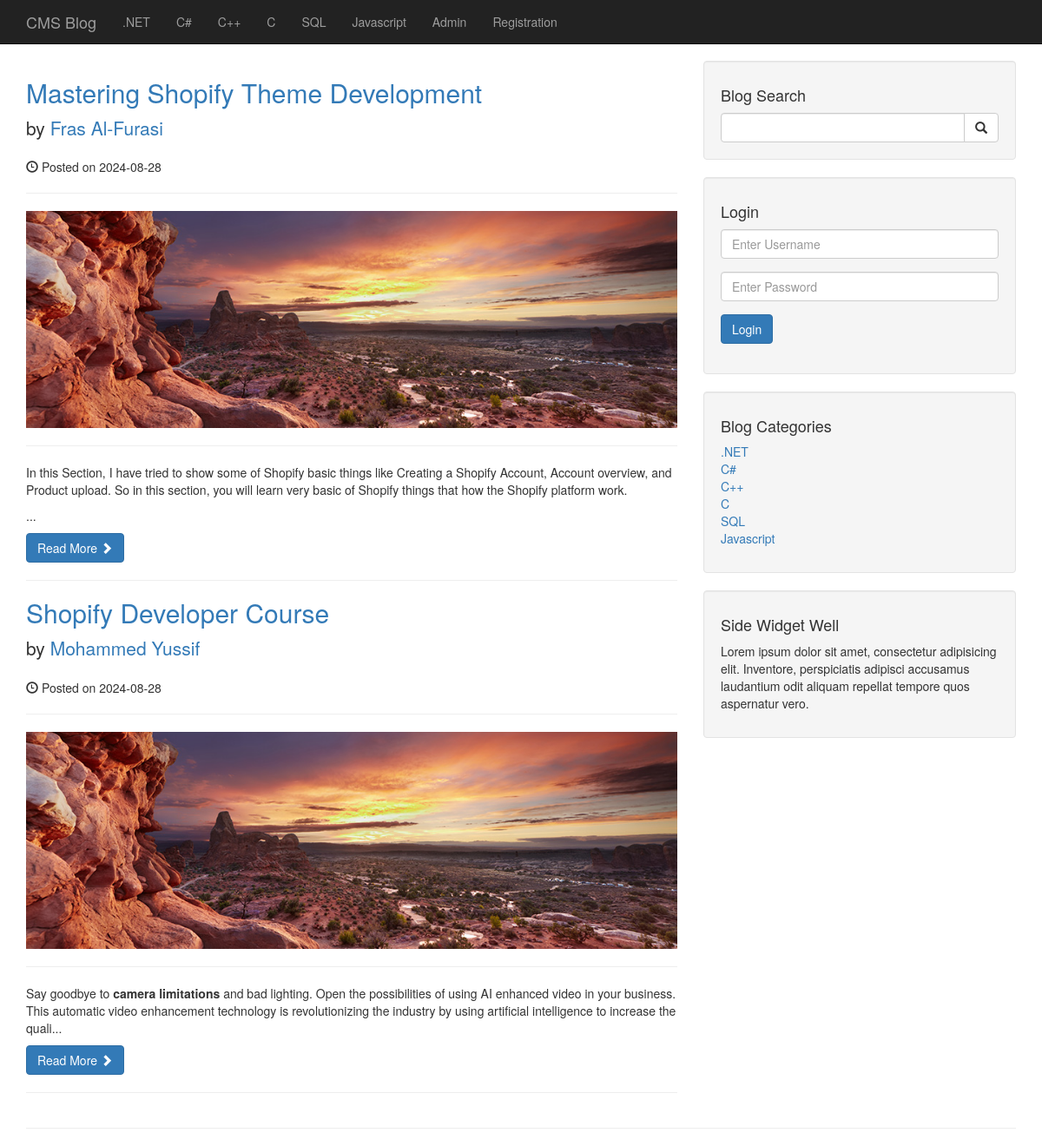
The app's page /category.php?category=11 with its own data.
### tables this page shows
CREATE TABLE `categories` (
  `cat_id` int(3) NOT NULL,
  `cat_title` varchar(255) NOT NULL
);

CREATE TABLE `posts` (
  `post_id` int(3) NOT NULL,
  `post_category_id` int(11) NOT NULL,
  `post_title` varchar(255) NOT NULL,
  `post_author` varchar(255) NOT NULL,
  `post_date` date NOT NULL,
  `post_image` text NOT NULL,
  `post_content` text NOT NULL,
  `post_tags` varchar(255) NOT NULL,
  `post_comment_count` int(11) NOT NULL,
  `post_status` varchar(255) NOT NULL DEFAULT 'draft'
);

### category.php (the view, shortened to what this page needs)
<?php
include "includes/header.php";
include "includes/navigation.php";
?>
<div class="container">
    <div class="row">
        <div class="col-md-8">
            <?php
            if (isset($_GET["category"])) {
                $category_id = $_GET["category"];
            }
            $query = "SELECT * FROM posts WHERE post_category_id = $category_id";
            $fetch_data = mysqli_query($connection, $query);
            while ($Row = mysqli_fetch_assoc($fetch_data)) {
                $post_id = $Row['post_id'];
                $post_title = $Row['post_title'];
                $post_author = $Row['post_author'];
                $post_date = $Row['post_date'];
                $post_image = $Row['post_image'];
                $post_content = substr($Row['post_content'], 0, 270) . "...";
                ?>
                <h2>
                    <a href="post.php?p_id=<?php echo $post_id ?>"><?php echo $post_title ?></a>
                </h2>
                <p class="lead">
                    by <a href="index.php"><?php echo $post_author ?></a>
                </p>
                <p><span class="glyphicon glyphicon-time"></span> Posted on <?php echo $post_date ?></p>
                <hr>
                <img class="img-responsive" src="images/<?php echo $post_image ?>" alt="">
                <hr>
                <p><?php echo $post_content ?></p>
                <a class="btn btn-primary" href="post.php?p_id=<?php echo $post_id ?>">Read More <span class="glyphicon glyphicon-chevron-right"></span></a>
                <hr>
            <?php  } ?>
        </div>
        <?php
        include "includes/sidebar.php"
        ?>
    </div>
    <hr>
    <?php
    include "includes/footer.php"
    ?>

### includes/navigation.php (shortened to what this page needs)
<nav class="navbar navbar-inverse navbar-fixed-top" role="navigation">
    <div class="container">
        <div class="navbar-header">
            <a class="navbar-brand" href="index.php">CMS Blog</a>
        </div>
        <div class="collapse navbar-collapse" id="bs-example-navbar-collapse-1">
            <ul class="nav navbar-nav">
                <?php
                $query = "SELECT * FROM categories";
                $fetch_data = mysqli_query($connection, $query);
                while ($Row = mysqli_fetch_assoc($fetch_data)) {
                    $cat_title = $Row['cat_title'];
                    $cat_id = $Row['cat_id'];
                    echo "<li><a href='category.php?category=$cat_id'>$cat_title</a></li>";
                }
                ?>
                <li><a href='admin'>Admin</a></li>
                <li><a href='registration.php'>Registration</a></li>
            </ul>
        </div>
    </div>
</nav>

### includes/sidebar.php
<div class="col-md-4">
    <div class="well">
        <h4>Blog Search</h4>
        <form action="search.php" method="POST">
            <div class="input-group">
                <input type="text" name="search" class="form-control">
                <span class="input-group-btn">
                    <button class="btn btn-default" type="submit" name="submit">
                        <span class="glyphicon glyphicon-search"></span>
                    </button>
                </span>
            </div>
        </form>
    </div>
    <div class="well">
        <h4>Login</h4>
        <form action="includes/login.php" method="POST">
            <div class="form-group">
                <input type="text" name="username" class="form-control" placeholder="Enter Username">
            </div>
            <div class="form-group">
                <input type="password" name="password" class="form-control" placeholder="Enter Password">
            </div>
            <div class="form-group">
                <button class="btn btn-primary" type="submit" name="login">
                    Login
                </button>
            </div>
        </form>
    </div>
    <div class="well">
        <h4>Blog Categories</h4>
        <div class="row">
            <div class="col-lg-12">
                <ul class="list-unstyled">
                    <?php
                    $query = "SELECT * FROM categories LIMIT 7";
                    $fetch_data = mysqli_query($connection, $query);
                    while ($Row = mysqli_fetch_assoc($fetch_data)) {
                        $cat_title = $Row['cat_title'];
                        $cat_id = $Row['cat_id'];
                        echo "<li><a href='category.php?category=$cat_id'>$cat_title</a></li>";
                    }
                    ?>
                </ul>
            </div>
        </div>
    </div>
    <?php
    include "widget.php";
    ?>
</div>

### css/blog-home.css (style rules this page uses)
body { padding-top: 70px; }

### records on screen
categories: cat_title ".NET"
categories: cat_title "C#"
categories: cat_title "C++"
categories: cat_title "C"
categories: cat_title "SQL"
categories: cat_title "Javascript"
posts: post_title "Mastering Shopify Theme Development", post_author "Fras Al-Furasi", post_date "2024-08-28", post_image (picture), post_content "In this Section, I have tried to show some of Shopify basic things like Creating a Shopify Account, Account overview, and Product upload. So in this section, you will learn very basic of Shopify things that how the Shopify platform work. ..."
posts: post_title "Shopify Developer Course", post_author "Mohammed Yussif", post_date "2024-08-28", post_image (picture), post_content "Say goodbye to camera limitations and bad lighting. Open the possibilities of using AI enhanced video in your business. This automatic video enhancement technology is revolutionizing the industry by using artificial intelligence to increase the quali..."
